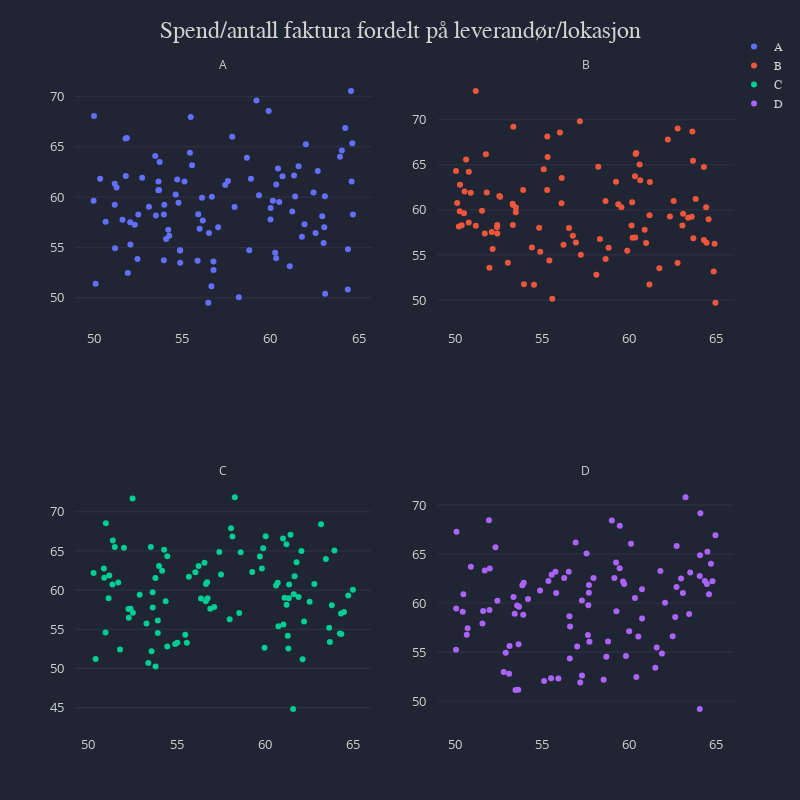

Source (notebook cell):
### Markdown cell above
## Scatter subplots

### Code cell
center = (50, 60)
distance = 5
size = 100

data_dict = {}
for letter in 'ABCD':
    #center = np.random.randint(low=40, high=50, size=1), np.random.randint(low=40, high=50, size=1)
    x = np.random.uniform(center[0], center[1] + distance, size=(size,))
    y = np.random.normal(center[1], distance, size=(size,))
    names = [str((i, ii)) for i, ii in zip(x, y)]
    data_dict.update({letter: {
        'x':x,
        'y':y,
        'names': names
    }})
        
layout = chart_styles(title='Spend/antall faktura fordelt på leverandør/lokasjon',
                               height=800, width=800)

scatter_subplots(data_dict, rows=2, cols=2, titles=list(data_dict.keys()), layout=layout)
